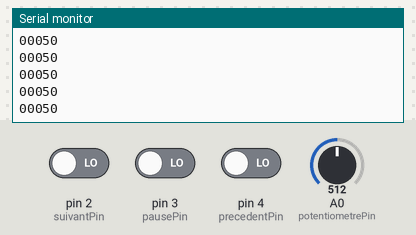
The sketch below on a simulated Arduino Uno, built with avr-gcc and run on an emulated ATmega328P. Parts: the last lines printed to the serial monitor. The test bench sets the inputs (shaded band); at power-on: A0 (potentiometrePin) = 512, pin 2 (suivantPin) LOW, pin 3 (pausePin) LOW, pin 4 (precedentPin) LOW.

Above: at 1.2 s.
1.3 s: A0 (potentiometrePin) set to 716
At 1.4 s:
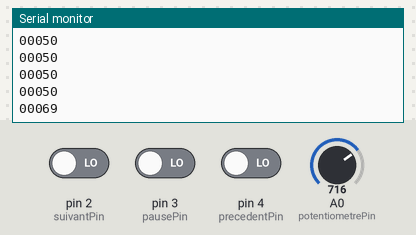
2.8 s: pin 2 (suivantPin) driven HIGH
At 2.9 s:
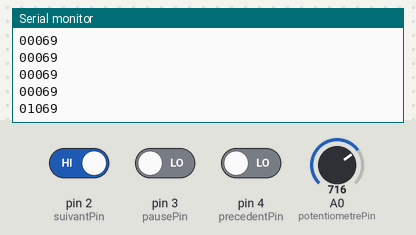
4.3 s: pin 3 (pausePin) driven HIGH
At 4.51 s:
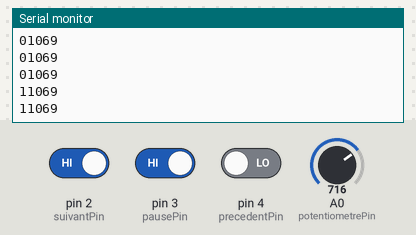
5.8 s: pin 4 (precedentPin) driven HIGH
At 5.91 s:
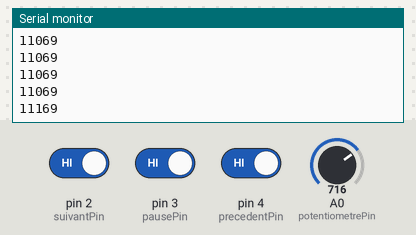
7.3 s: A0 (potentiometrePin) set to 900
At 7.3 s:
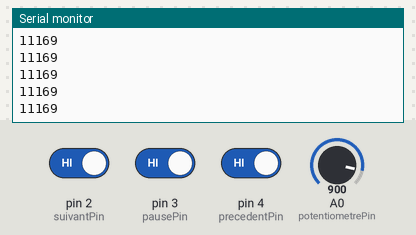
8.8 s: pin 2 (suivantPin) driven LOW
At 8.91 s:
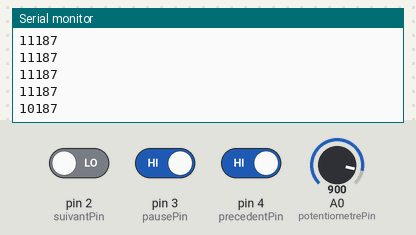
Timing chart, 0 to 11.3 s (numbered marks = the images above; inputs shaded):
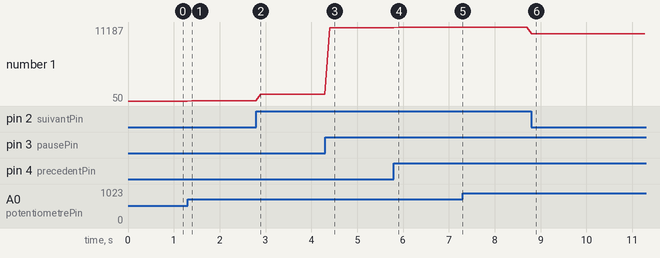

Measured:
- after the input at 1.3 s, the serial monitor: prints a new line after 0.10 s (image 1)
- after the input at 2.8 s, the serial monitor: prints a new line after 0.10 s (image 2)
- after the input at 4.3 s, the serial monitor: prints a new line after 0.10 s (image 3)
- after the input at 5.8 s, the serial monitor: prints a new line after 0.10 s (image 4)
- after the input at 8.8 s, the serial monitor: prints a new line at once (image 6)
- plotted number 1: 50 → 69 after the input at 1.3 s, 69 → 1069 after the input at 2.8 s, 1069 → 11069 after the input at 4.3 s, 11069 → 11169 after the input at 5.8 s, 11169 → 11187 after the input at 7.3 s

The sketch:

main.ino
```cpp
int pause;
int suivant;
int precedent;

int val_potentiometre;
int volume;

const int pausePin = 3;
const int suivantPin = 2;
const int precedentPin = 4;

const int potentiometrePin = A0;

void setup() {
    pinMode(pausePin, INPUT);
    pinMode(suivantPin, INPUT);
    pinMode(precedentPin, INPUT);

    Serial.begin(9600);
}

void loop() {
    pause = digitalRead(pausePin);
    suivant = digitalRead(suivantPin);
    precedent = digitalRead(precedentPin);

    Serial.print(pause);
    Serial.print(suivant);
    Serial.print(precedent);

    volume = analogRead(potentiometrePin);
    volume = map(volume, 0, 1023, 0, 100);
    Serial.println(volume);

    Serial.flush();

    delay(100);
}
```
